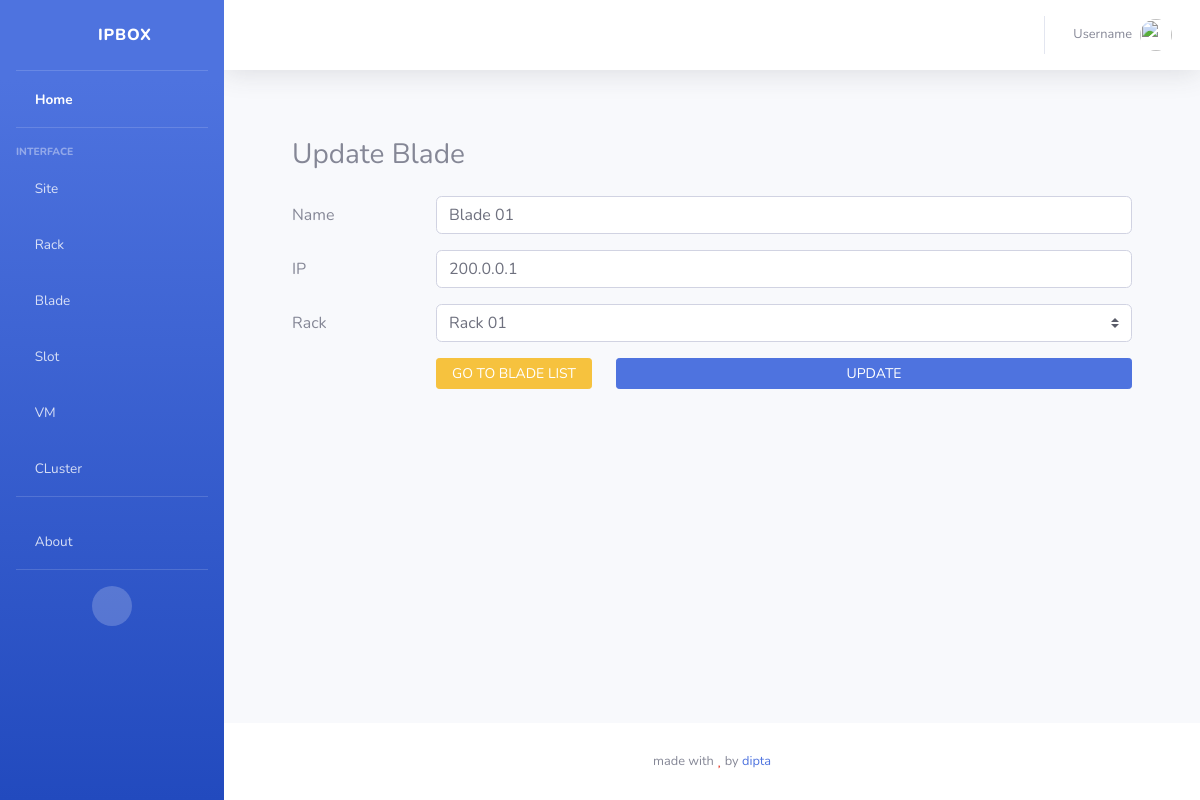
/blades/update/1, run on an earlier commit of the app's database.
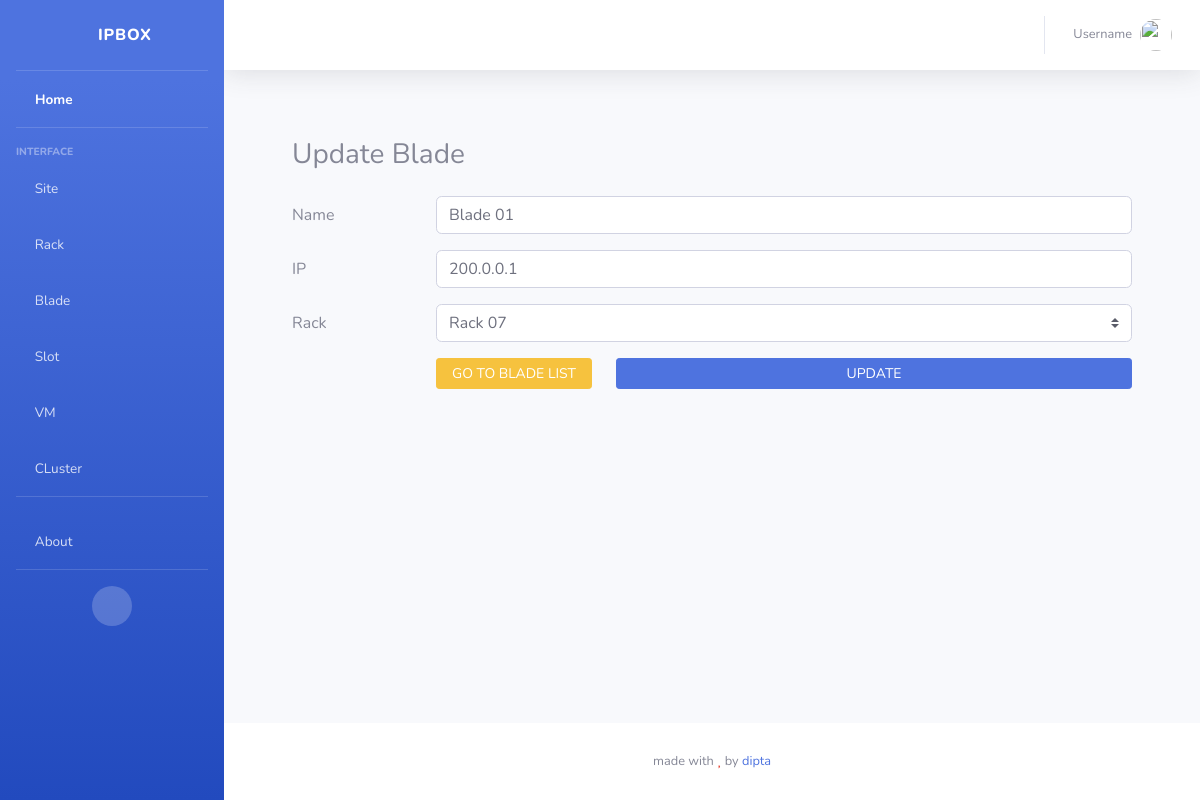
And on a later commit of the database.
### bladeapp/models.py (models this page shows, shortened)
class Blade(models.Model):
  name    = models.CharField(max_length=128)
  ip      = models.GenericIPAddressField()
  rack    = models.ForeignKey(Rack, related_name="blades", on_delete=models.CASCADE)
  class Meta:
    verbose_name_plural = "Blades"

### rackapp/models.py (models this page shows, shortened)
class Rack(models.Model):
  name  = models.CharField(max_length=128)
  ip    = models.GenericIPAddressField()
  site  = models.ForeignKey(Site, related_name="racks", on_delete=models.CASCADE)
  class Meta:
    verbose_name_plural = "Racks"

### bladeapp/views.py (the view, shortened to what this page needs)
# urls.py: path('update/<id>', views.bladeUpdate, name='blade_update'),
def bladeUpdate(request, id):
  blade = Blade.objects.get(pk=id)
  context = {
    'blade': blade,
    'racks': Rack.objects.all()
  }
  return render(request, 'bladeapp/blade_update.html', context=context)

### bladeapp/templates/bladeapp/blade_update.html (shortened to what this page needs)
{% extends 'sbadmin/base.html' %} {% load static %} {% block content %}
<div class="card-body">
  <div class="container my-4">
    <h3 class="my-4">Update Blade</h3>
    <form method="POST" action="{% url 'bladeapp:blade_update' blade.id %}">
      <div class="form-group row">
        <label for="bladename" class="col-sm-2 col-form-label">Name</label>
        <div class="col">
          <input
            type="text"
            class="form-control"
            value="{{ blade.name }}"
            id="bladename"
            name="bladename"
            required
          />
        </div>
      </div>
      <div class="form-group row">
        <label for="bladeip" class="col-sm-2 col-form-label">IP</label>
        <div class="col">
          <input
            type="text"
            class="form-control"
            value="{{ blade.ip }}"
            id="bladeip"
            name="bladeip"
            required
          />
        </div>
      </div>
      <div class="form-group row">
        <label for="rack" class="col-sm-2 col-form-label">Rack</label>
        <div class="col">
          <select class="custom-select" id="rack" name="rack" required>
            {% for rack in racks %}
              <option value="{{ rack.id }}" {% if blade.rack.id == rack.id %} selected{% endif %}>{{ rack.name }}</option>
            {% endfor %}
          </select>
        </div>
      </div>
      <div class="form-group row">
        <div class="col-sm-2"></div>
        <div class="col">
          <div class="row">
            <div class="col-3">
              <a href="{% url 'bladeapp:blades' %}" class="btn btn-warning btn-sm btn-block"
                >GO TO BLADE LIST</a
              >
            </div>
            <div class="col">
              <button type="submit" class="btn btn-primary btn-sm btn-block">
                UPDATE
              </button>
            </div>
          </div>
        </div>
      </div>
    </form>
  </div>
</div>
{% endblock content %}

What changed in the data, as far as the page shows it:
changed Blade "Blade 01": rack "Rack 01" → "Rack 07"
